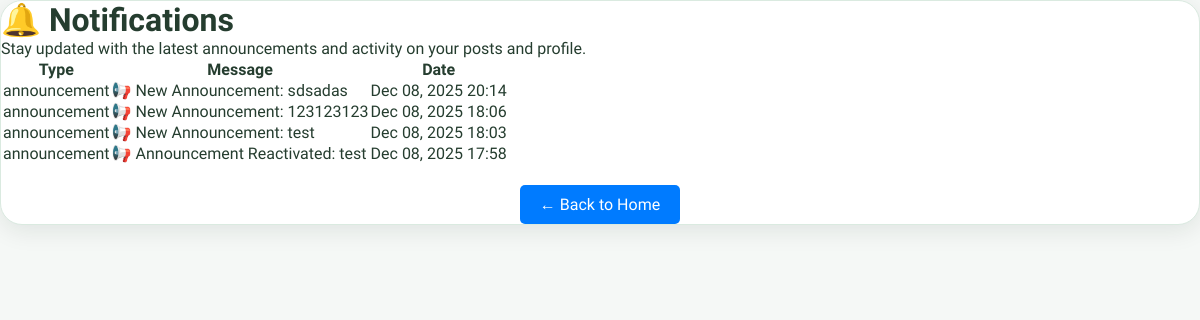
/chat/get_unread_counts.php (signed in), run on an earlier commit of the app's database.
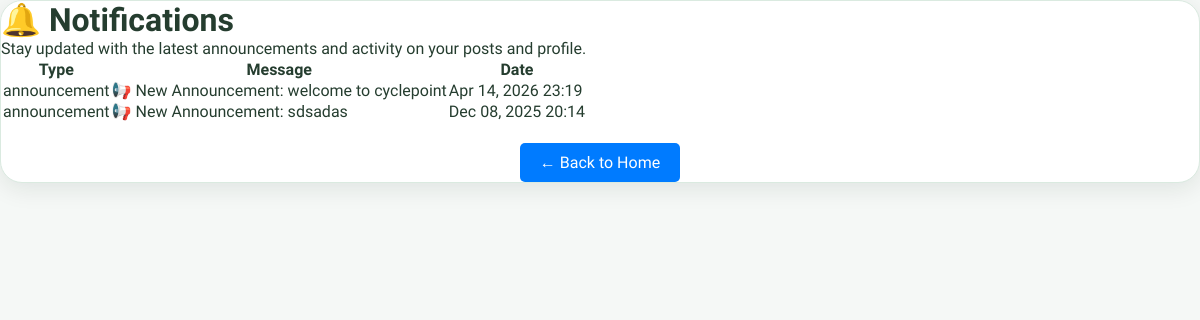
And on a later commit of the database.
### tables this page shows
CREATE TABLE `notifications` (
  `id` int(11) NOT NULL,
  `user_id` int(11) DEFAULT NULL,
  `type` enum('announcement','view') NOT NULL,
  `message` varchar(255) NOT NULL,
  `is_read` tinyint(1) DEFAULT 0,
  `created_at` timestamp NOT NULL DEFAULT current_timestamp(),
  `item_id` int(11) DEFAULT NULL
);

### chat/get_unread_counts.php (the view, shortened to what this page needs)
<?php
include 'db.php';
$user_id = $_SESSION['user_id'] ?? 0;
$sql = "SELECT * FROM notifications
        WHERE user_id = $user_id OR user_id IS NULL
        ORDER BY created_at DESC";
$result = $conn->query($sql);
?>
<!DOCTYPE html>
<html lang="en">
<head>
<link rel="stylesheet" href="assets/css/notifications.css">
<link rel="stylesheet" href="https://cdnjs.cloudflare.com/ajax/libs/font-awesome/6.5.0/css/all.min.css">
</head>
<body>
<div class="notifications-container">
    <div class="notifications-header">
        <h1>🔔 Notifications</h1>
        <p>Stay updated with the latest announcements and activity on your posts and profile.</p>
    </div>
    <table id="notificationTable">
        <thead>
            <tr>
                <th>Type</th>
                <th>Message</th>
                <th>Date</th>
            </tr>
        </thead>
        <tbody>
            <?php if ($result && $result->num_rows > 0): ?>
                <?php while ($row = $result->fetch_assoc()): ?>
                    <tr class="<?php echo $row['is_read'] ? '' : 'unread'; ?>">
                        <td><?php echo htmlspecialchars($row['type'] ?? 'Notification'); ?></td>
                        <td><?php echo htmlspecialchars($row['message']); ?></td>
                        <td><?php echo date('M d, Y H:i', strtotime($row['created_at'])); ?></td>
                    </tr>
                <?php endwhile; ?>
            <?php endif; ?>
        </tbody>
    </table>
    <div style="margin-top: 20px; text-align: center;">
        <a href="index.php" class="btn-back" style="display: inline-block; padding: 10px 20px; background: #007bff; color: white; text-decoration: none; border-radius: 5px;">
            ← Back to Home
        </a>
    </div>
</div>
</body>
</html>

What changed in the data, as far as the page shows it:
removed notifications: type "announcement", message "📢 New Announcement: 123123123", created_at "Dec 08, 2025 18:06"
removed notifications: type "announcement", message "📢 New Announcement: test", created_at "Dec 08, 2025 18:03"
removed notifications: type "announcement", message "📢 Announcement Reactivated: test", created_at "Dec 08, 2025 17:58"
added notifications: type "announcement", message "📢 New Announcement: welcome to cyclepoint", created_at "Apr 14, 2026 23:19"
